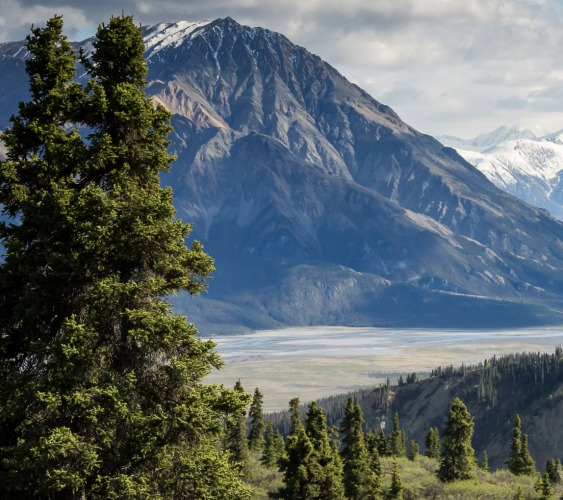
#> input picture image1.jpg, 1125 x 1000 px (shown at 1/2 size)
$ python imageStitching.py
#> lines starting #> are read from the running program, lines starting #| are printed output that depends on the picture
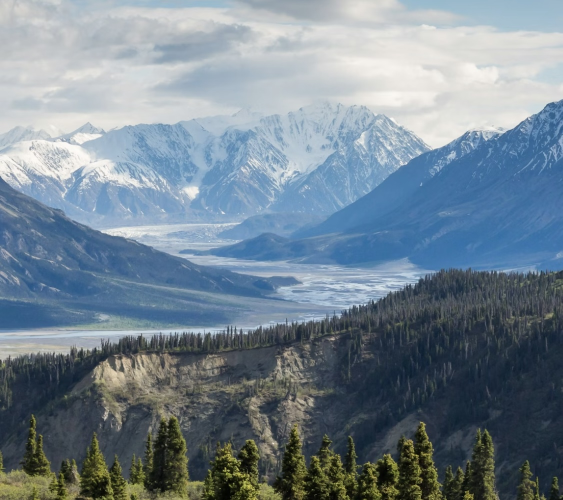
#> input picture image2.jpg, 1125 x 1000 px (shown at 1/2 size)
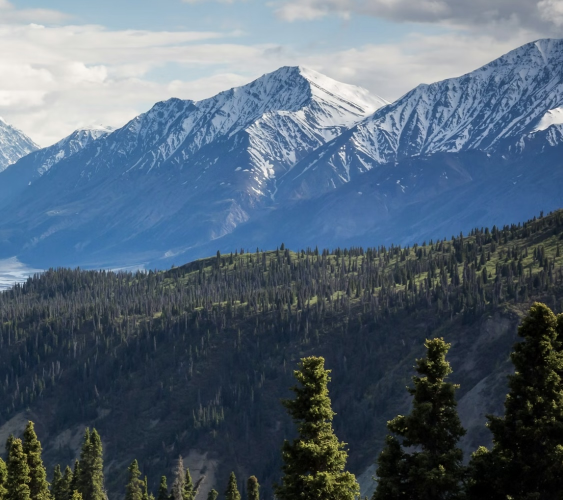
#> input picture image3.jpg, 1125 x 1000 px (shown at 1/2 size)
import cv2 as cv
import numpy as np

class FinalStitcher:
    def __init__(self):
        # 직접 구현 원칙 준수 (SIFT 사용) [cite: 17]
        self.sift = cv.SIFT_create(nfeatures=2000) # 특징점을 넉넉히 추출

    def stitch(self, img_left, img_right):
        if img_left is None or img_right is None: return img_left

        kp1, des1 = self.sift.detectAndCompute(img_left, None)
#> kp1 = 2001 keypoints; strongest (x, y, size): (189, 130, 3.9), (53, 717, 2.3), (66, 117, 2.3), (52, 730, 2)
#> img_left is the input picture: shape (1000, 1125, 3); mean B, G, R 102.1, 99.5, 89.4
        kp2, des2 = self.sift.detectAndCompute(img_right, None)
#> kp2 = 2000 keypoints; strongest (x, y, size): (451, 936, 2.2), (457, 941, 2.7), (497, 952, 2.2), (873, 938, 1.9)
#> img_right is the input picture: shape (1000, 1125, 3); mean B, G, R 144.6, 132.6, 116.8

        if des1 is None or des2 is None: return img_left

        # 매칭 및 Ratio Test
        bf = cv.BFMatcher()
        matches = bf.knnMatch(des2, des1, k=2)
#> matches = 2000 matches
        good = [m for m, n in matches if m.distance < 0.75 * n.distance]
#> good = 22 matches

        if len(good) > 10:
            src_pts = np.float32([kp2[m.queryIdx].pt for m in good]).reshape(-1, 1, 2)
#> src_pts = 22 rows, first 8: [19.18, 712.5], [1089.7, 214.9], [60.09, 298.4], [1017.2, 263.1], [63.62, 857], [1002.9, 264.6], [88.57, 707.5], [100.6, 725.7]
            dst_pts = np.float32([kp1[m.trainIdx].pt for m in good]).reshape(-1, 1, 2)
#> dst_pts = 22 rows, first 8: [989.2, 711.5], [900.2, 305.8], [1030.1, 297.4], [900.2, 305.8], [1033.6, 856], [891.1, 291.4], [523.6, 804.2], [1070.6, 724.7]

            H, _ = cv.findHomography(src_pts, dst_pts, cv.RANSAC, 5.0)
#> H = [[0.994, -0.000401, 970], [-0.00301, 0.999, -0.711], [-4.87e-06, -4.73e-07, 1]]

            # [핵심] 검은 화면 방지: 변환 후 이미지의 경계를 계산하여 캔버스 크기 자동 조절
            h1, w1 = img_left.shape[:2]
#> h1 = 1000; w1 = 1125
            h2, w2 = img_right.shape[:2]
#> h2 = 1000; w2 = 1125
            img2_corners = np.float32([[0,0], [0,h2], [w2,h2], [w2,0]]).reshape(-1,1,2)
            warped_corners = cv.perspectiveTransform(img2_corners, H)
#> warped_corners = [[970, -0.711], [970, 998.9], [2100.6, 1001], [2100, -4.12]]

            all_corners = np.concatenate((np.float32([[0,0], [0,h1], [w1,h1], [w1,0]]).reshape(-1,1,2), warped_corners), axis=0)
#> all_corners = [[0, 0], [0, 1000], [1125, 1000], [1125, 0], [970, -0.711], [970, 998.9], [2100.6, 1001], [2100, -4.12]]
            [x_min, y_min] = np.int32(all_corners.min(axis=0).ravel() - 0.5)
#> x_min = 0; y_min = -4
            [x_max, y_max] = np.int32(all_corners.max(axis=0).ravel() + 0.5)
#> x_max = 2101; y_max = 1001

            # 이미지가 잘리지 않게 평행 이동(Translation) 적용
            translation_dist = [-x_min, -y_min]
#> translation_dist = [0, 4]
            H_translation = np.array([[1, 0, translation_dist[0]], [0, 1, translation_dist[1]], [0, 0, 1]])
#> H_translation = [[1, 0, 0], [0, 1, 4], [0, 0, 1]]

            # 이미지 워핑 [cite: 16]
            output_img = cv.warpPerspective(img_right, H_translation.dot(H), (x_max - x_min, y_max - y_min))
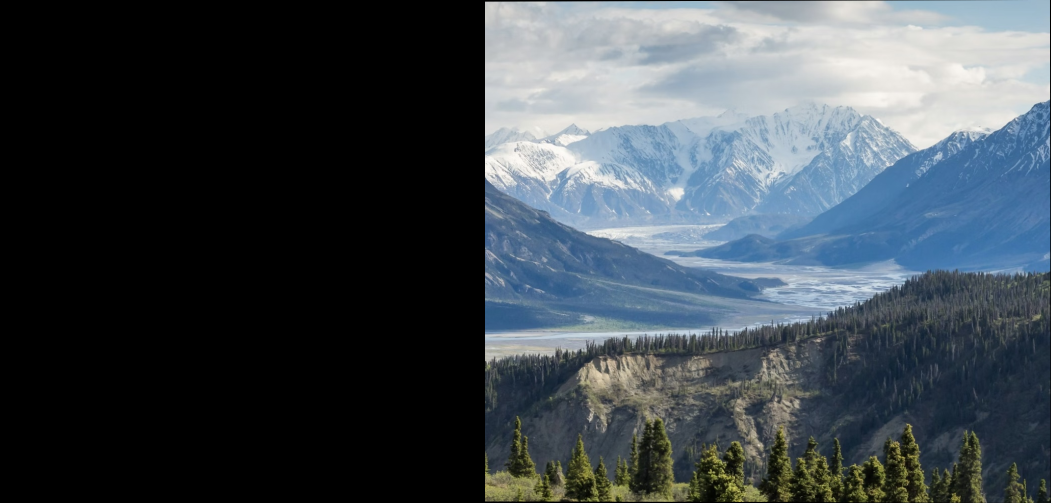
#> output_img: shape (1005, 2101, 3) (shown at 1/2 size); mean B, G, R 77.6, 71.1, 62.6

            # 블렌딩 기능 추가 (가산점 5점) [cite: 19, 21]
            # 왼쪽 이미지를 결과물에 덮어씌움 (검은 공백 방지)
            output_img[translation_dist[1]:h1+translation_dist[1], translation_dist[0]:w1+translation_dist[0]] = img_left
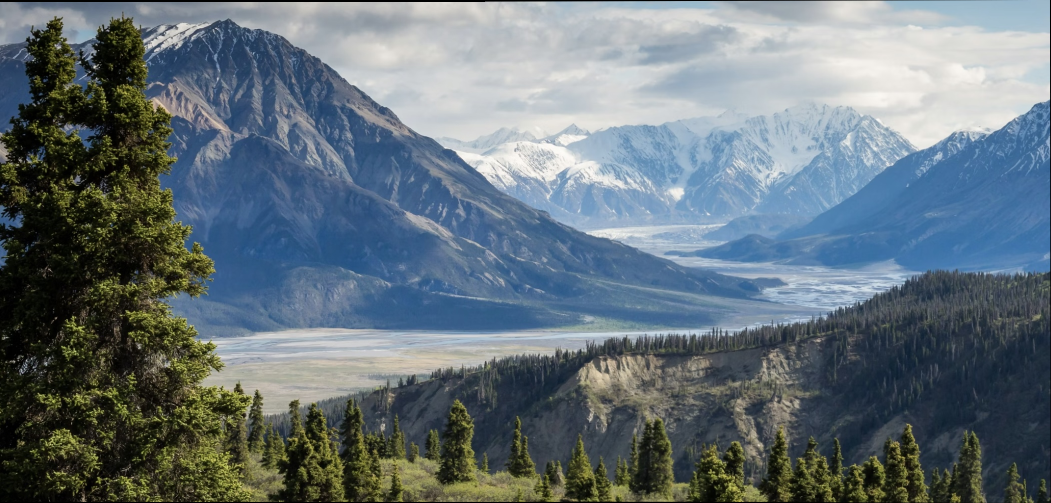
#> output_img: shape (1005, 2101, 3) (shown at 1/2 size); mean B, G, R 121.1, 113.9, 100.9

            return output_img
        return img_left

# 실행부
if __name__ == "__main__":
    imgs = [cv.imread('image1.jpg'), cv.imread('image2.jpg'), cv.imread('image3.jpg')]

    if any(i is None for i in imgs):
        print("이미지 파일을 찾을 수 없습니다. 파일명을 다시 확인하세요!")
    else:
        stitcher = FinalStitcher()
        # 3장 이상의 이미지 정합 [cite: 13]
        res = stitcher.stitch(imgs[0], imgs[1]) # 1번 + 2번
        final = stitcher.stitch(res, imgs[2])   # (1+2번) + 3번
#> in stitch (call 2), `kp1, des1 = self.sift.detectAndCompute(img_left, None)`: kp1 = 2000 keypoints; strongest (x, y, size): (189, 134, 3.9), (53, 721, 2.3), (66, 121, 2.3), (52, 734, 2)
#> in stitch (call 2), `kp2, des2 = self.sift.detectAndCompute(img_right, None)`: kp2 = 2000 keypoints; strongest (x, y, size): (683, 296, 2.7), (697, 899, 1.9), (694, 887, 1.9), (90, 936, 1.9)
#> in stitch, img_right is the input picture: shape (1000, 1125, 3); mean B, G, R 115.4, 99.8, 83.4
#> in stitch (call 2), `good = [m for m, n in matches if m.distance < 0.75 * n.distance]`: good = 44 matches
#> in stitch (call 2), `src_pts = np.float32([kp2[m.queryIdx].pt for m in good]).reshape(-1, 1..`: src_pts = 44 rows, first 8: [28.01, 884.7], [1097.6, 220.6], [32.93, 901.6], [32.93, 901.6], [33.04, 573.5], [1094.3, 254.5], [41.83, 890.2], [42.09, 913.4]
#> in stitch (call 2), `dst_pts = np.float32([kp1[m.trainIdx].pt for m in good]).reshape(-1, 1..`: dst_pts = 44 rows, first 8: [1783.6, 890.7], [396.3, 761.3], [1788.7, 907.6], [1788.7, 907.6], [900.2, 309.8], [971.6, 4.71], [1797.7, 896.2], [1797.9, 919.5]
#> in stitch (call 2), `H, _ = cv.findHomography(src_pts, dst_pts, cv.RANSAC, 5.0)`: H = [[0.996, -0.00113, 1755.3], [-0.00373, 1, 3.17], [-5.51e-06, -8.14e-07, 1]]
#> in stitch (call 2), `warped_corners = cv.perspectiveTransform(img2_corners, H)`: warped_corners = [[1755.3, 3.17], [1755.6, 1006.4], [2895.4, 1008.5], [2894.2, -1.03]]
#> in stitch (call 2), `all_corners = np.concatenate((np.float32([[0,0], [0,h1], [w1,h1], [w1,..`: all_corners = [[0, 0], [0, 1005], [2101, 1005], [2101, 0], [1755.3, 3.17], [1755.6, 1006.4], [2895.4, 1008.5], [2894.2, -1.03]]
#> in stitch (call 2), `[x_min, y_min] = np.int32(all_corners.min(axis=0).ravel() - 0.5)`: y_min = -1
#> in stitch (call 2), `[x_max, y_max] = np.int32(all_corners.max(axis=0).ravel() + 0.5)`: x_max = 2895; y_max = 1008
#> in stitch (call 2), `translation_dist = [-x_min, -y_min]`: translation_dist = [0, 1]
#> in stitch (call 2), `H_translation = np.array([[1, 0, translation_dist[0]], [0, 1, translat..`: H_translation = [[1, 0, 0], [0, 1, 1], [0, 0, 1]]
#> in stitch (call 2), `output_img = cv.warpPerspective(img_right, H_translation.dot(H), (x_ma..`:
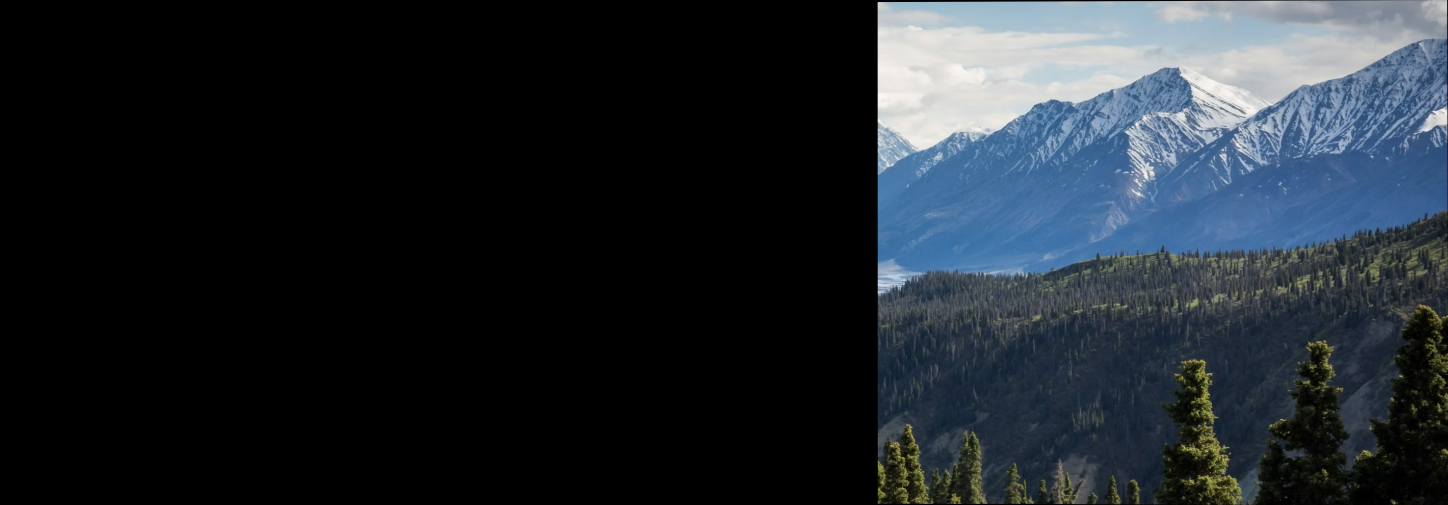
#> output_img: shape (1009, 2895, 3) (shown at 1/2 size); mean B, G, R 45.2, 39.1, 32.7
#> in stitch (call 2), `output_img[translation_dist[1]:h1+translation_dist[1], translation_dis..`:
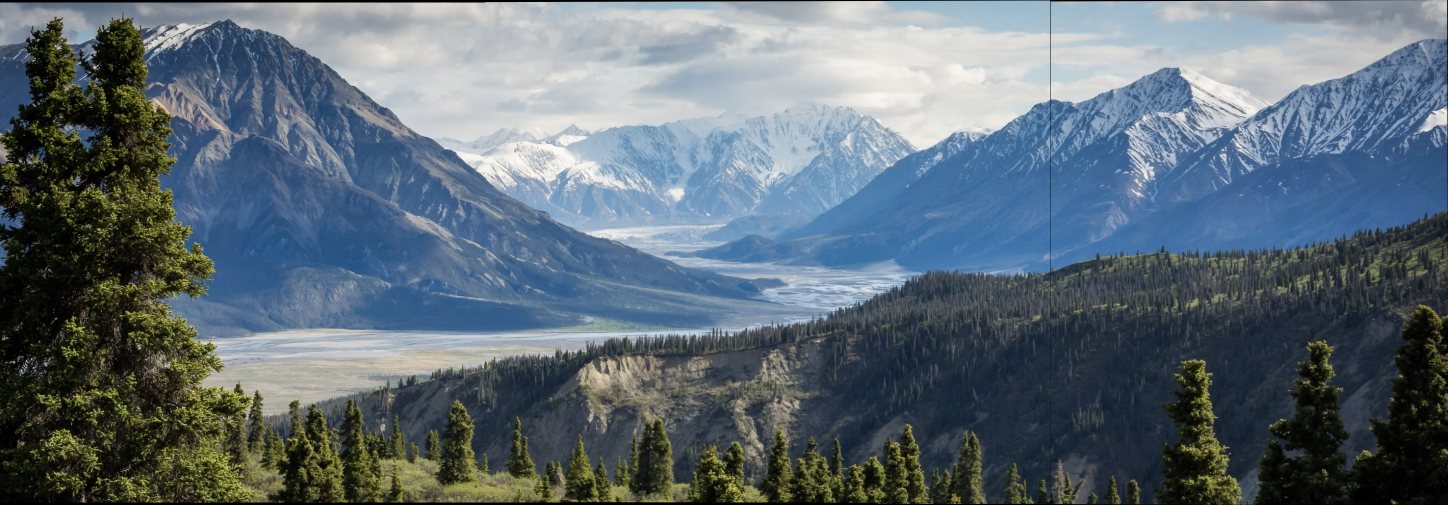
#> output_img: shape (1009, 2895, 3) (shown at 1/2 size); mean B, G, R 117, 107.6, 94

        cv.imshow('Final Result', final)
        cv.imwrite('final_panorama.jpg', final) # 스크린샷 제출용
        cv.waitKey(0)
